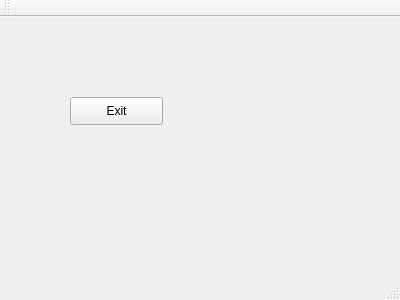
<?xml version="1.0" encoding="UTF-8"?>
<ui version="4.0">
 <class>MainWindow</class>
 <widget class="QMainWindow" name="MainWindow">
  <property name="geometry">
   <rect>
    <x>0</x>
    <y>0</y>
    <width>400</width>
    <height>300</height>
   </rect>
  </property>
  <property name="windowTitle">
   <string>MainWindow</string>
  </property>
  <widget class="QWidget" name="centralWidget">
   <widget class="QPushButton" name="pushButtonExit">
    <property name="geometry">
     <rect>
      <x>70</x>
      <y>80</y>
      <width>93</width>
      <height>28</height>
     </rect>
    </property>
    <property name="text">
     <string>Exit</string>
    </property>
   </widget>
  </widget>
  <widget class="QMenuBar" name="menuBar">
   <property name="geometry">
    <rect>
     <x>0</x>
     <y>0</y>
     <width>400</width>
     <height>26</height>
    </rect>
   </property>
  </widget>
  <widget class="QToolBar" name="mainToolBar">
   <attribute name="toolBarArea">
    <enum>TopToolBarArea</enum>
   </attribute>
   <attribute name="toolBarBreak">
    <bool>false</bool>
   </attribute>
  </widget>
  <widget class="QStatusBar" name="statusBar"/>
 </widget>
 <layoutdefault spacing="6" margin="11"/>
 <resources/>
 <connections/>
</ui>
